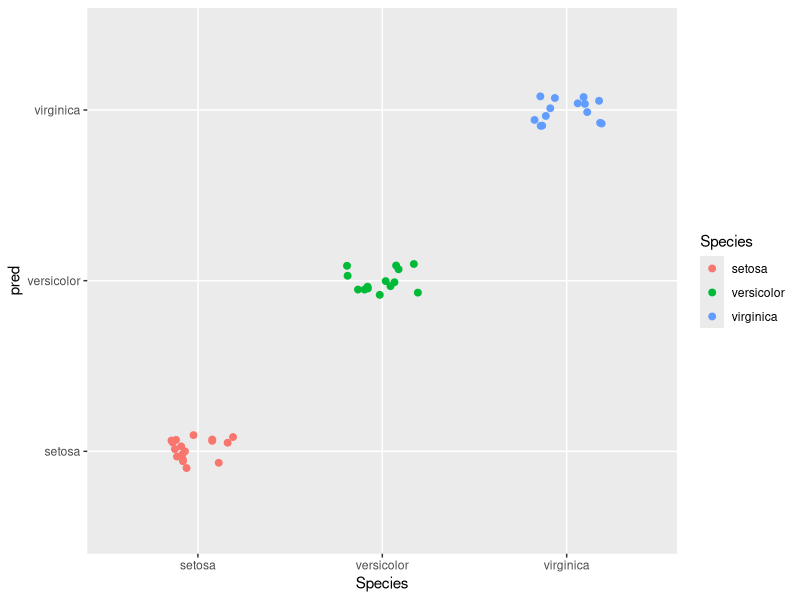

This chart was generated by the following R code:
library(e1071)
library(ggplot2)

setwd('R Basic Source/32.Naive Bayes/')
data <- iris
head(data)
str(data)
summary(data)
dim(data)
colnames(data)

idx <- sample(1:nrow(data), 0.7 * nrow(data))
training <- data[idx,]
testing <- data[-idx,]

model <- naiveBayes(Species ~ ., data = training)
model

pred <- predict(model, testing[-5])
pred

table(예측 = pred, 정답 = testing$Species)

testing$pred <- pred

ggplot(testing, aes(x = Species, y = pred, color = Species)) + geom_jitter(width = 0.2, height = 0.1, size = 2)
